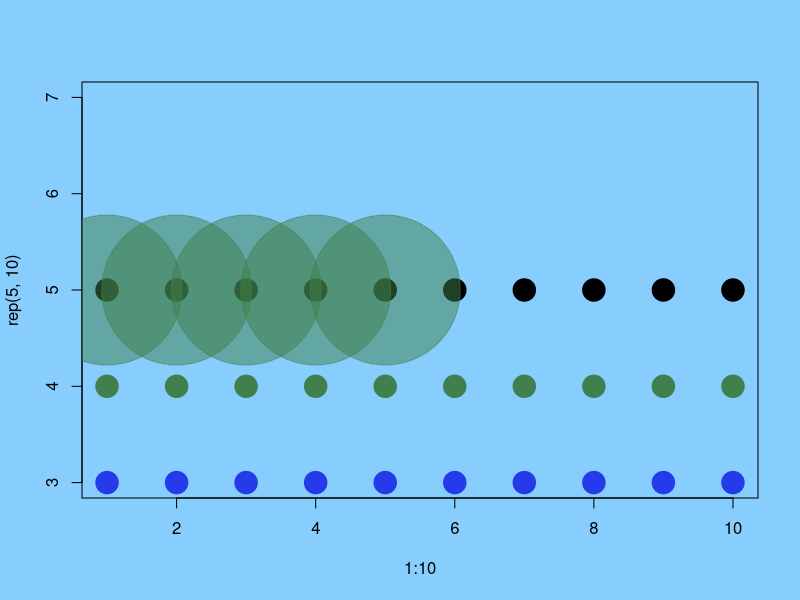
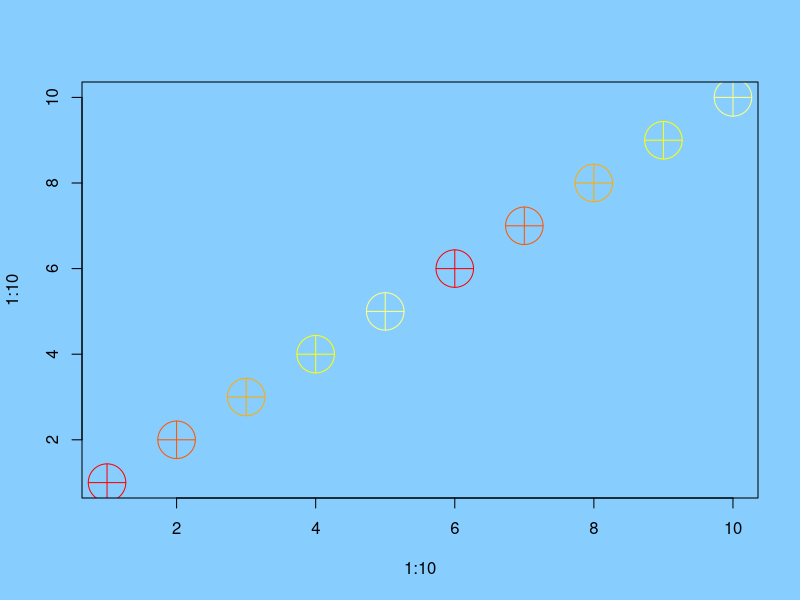
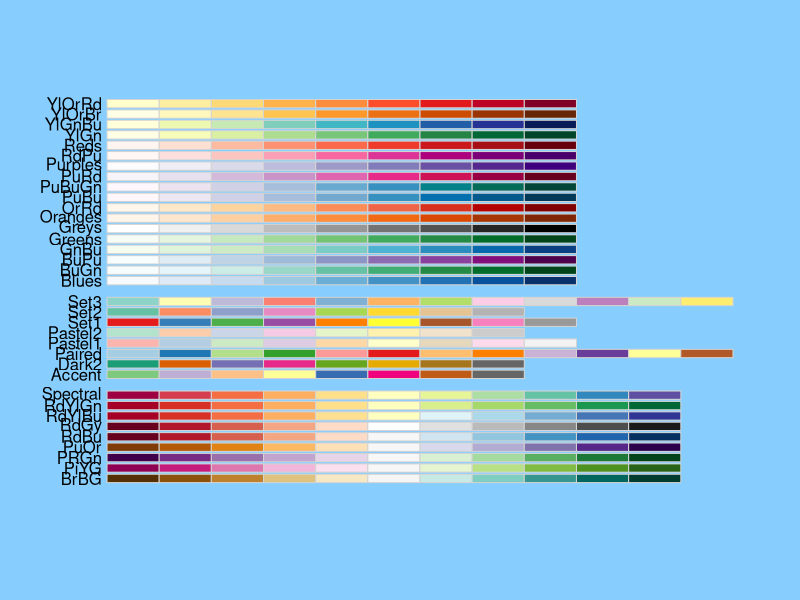
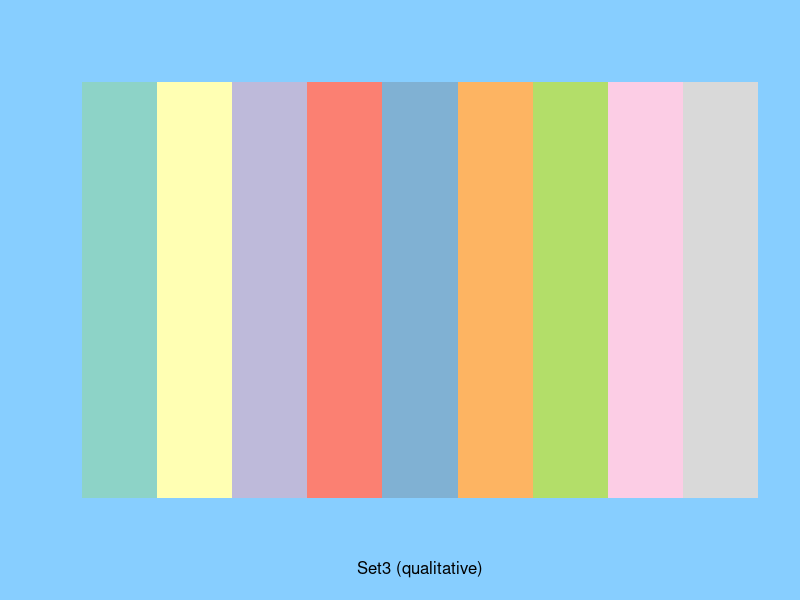
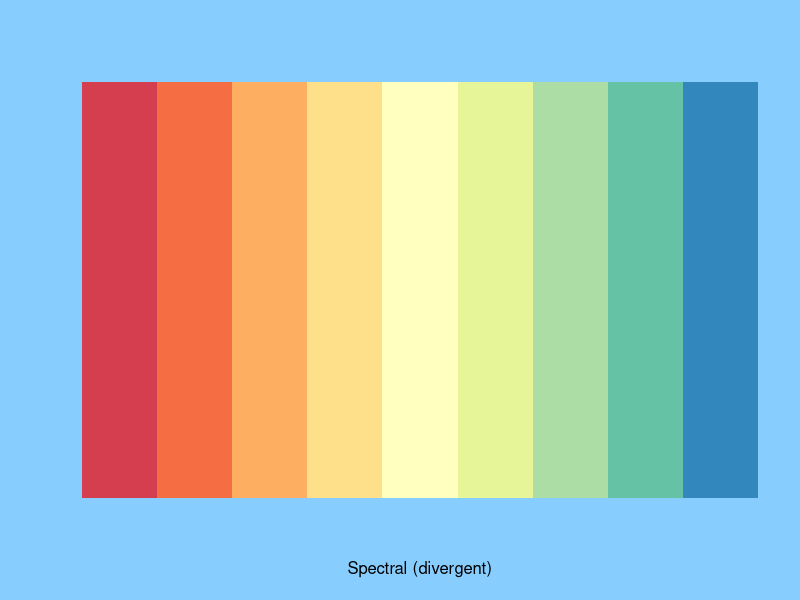
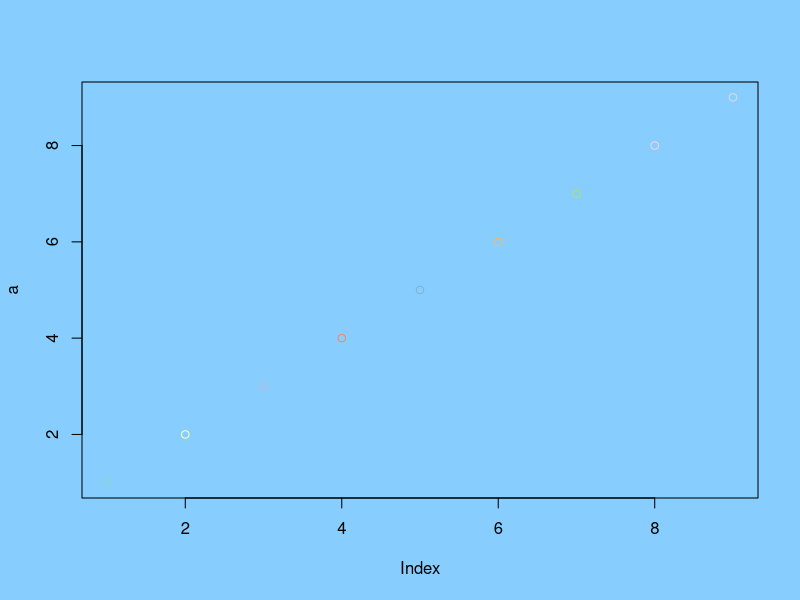
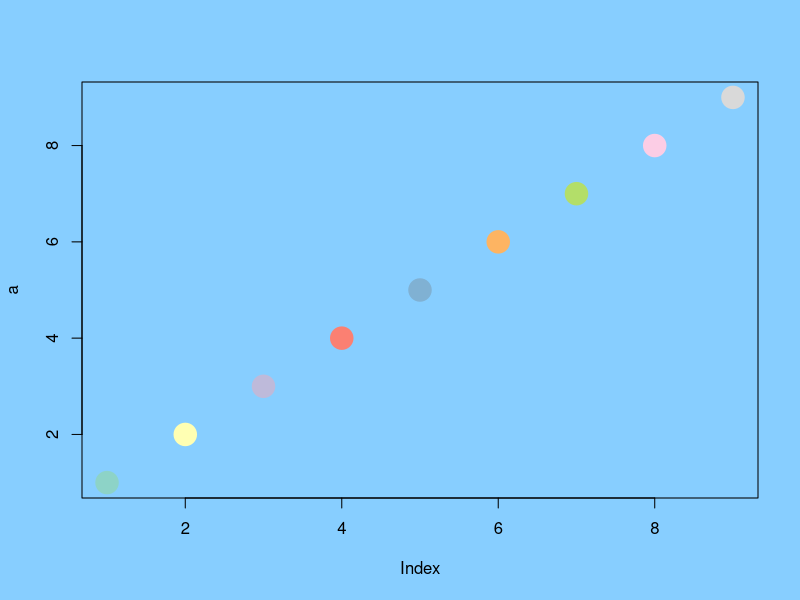

The R source for these figures, in order:
install.packages("igraph")
library(igraph)
install.packages("network")
library(network)
install.packages("sna")
library(sna)

par(bg="skyblue1")
plot(x=1:10, y=rep(5,10), pch=19, cex=3)
points(x=1:10, y=rep(4,10),pch=19,cex=3,col=rgb(.25,.5,.3))
points(x=1:10, y=rep(3,10), pch=19, cex=3, col=rgb(37,59,233, max=255))
points(x=1:5, y=rep(5,5), pch=19, cex=20, col=rgb(.25,.5,.3, alpha=.5))
colors()

grep("blue", colors(), value=T)

pal1 <- heat.colors(5, alpha=1)
pal2 <- rainbow(5,alpha=.5)
plot(x=1:10, y=1:10, pch=10, cex=5, col=pal1)

install.packages("RColorBrewer")
library(RColorBrewer)

display.brewer.all()
display.brewer.pal(9,"Set3")
display.brewer.pal(9, "Spectral")

season=brewer.pal(9,"Set3")
a=c(1,2,3,4,5,6,7,8,9)
plot(a, col=season)
plot(a, col=season, cex=3, pch=19)
